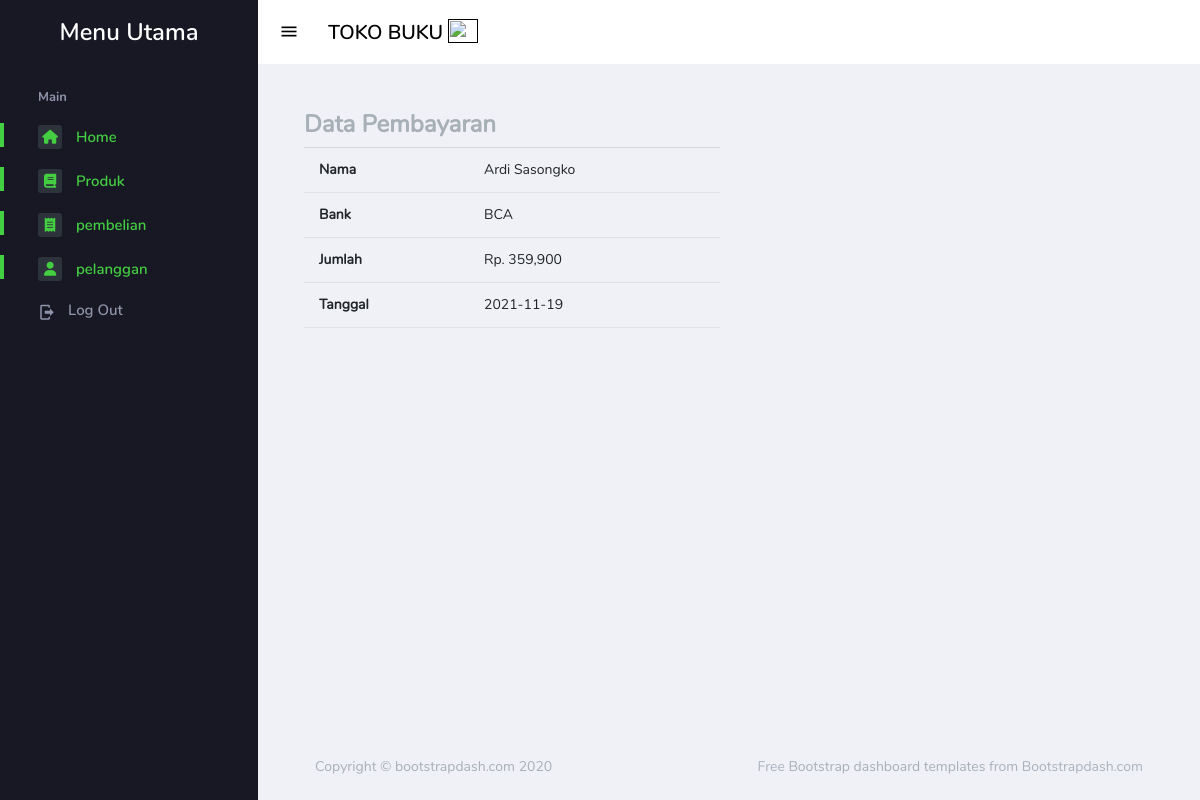
The app's page /admin/index.php?halaman=pembayaran&id=30 (signed in) with its own data.
### tables this page shows
CREATE TABLE `pembayaran` (
  `id_pembayaran` int(11) NOT NULL,
  `id_pembelian` int(11) NOT NULL,
  `nama` varchar(100) NOT NULL,
  `jumlah` int(11) NOT NULL,
  `bank` varchar(100) NOT NULL,
  `tanggal` date NOT NULL,
  `bukti_pembayaran` varchar(100) NOT NULL
);

### admin/pembayaran.php (the view, shortened to what this page needs)
<h2>Data Pembayaran</h2>
<?php
$id_pembelian = $_GET['id'];
$sql = mysqli_query($conn, "SELECT * FROM pembayaran WHERE id_pembelian = '$id_pembelian'");
$data = mysqli_fetch_assoc($sql);
?>
<div class="row">
	<div class="col-md-6">
		<table class="table">
			<tr>
				<th>Nama</th>
				<td><?php echo $data['nama']?></td>
			</tr>
			<tr>
				<th>Bank</th>
				<td><?php echo $data['bank']?></td>
			</tr>
			<tr>
				<th>Jumlah</th>
				<td>Rp. <?php echo number_format($data['jumlah'])?></td>
			</tr>
			<tr>
				<th>Tanggal</th>
				<td><?php echo $data['tanggal']?></td>
			</tr>
		</table>
	</div>
	<div class="col-md-6">
	</div>
</div>

### records on screen
pembayaran: nama "Ardi Sasongko", bank "BCA", jumlah "359,900", tanggal "2021-11-19"
